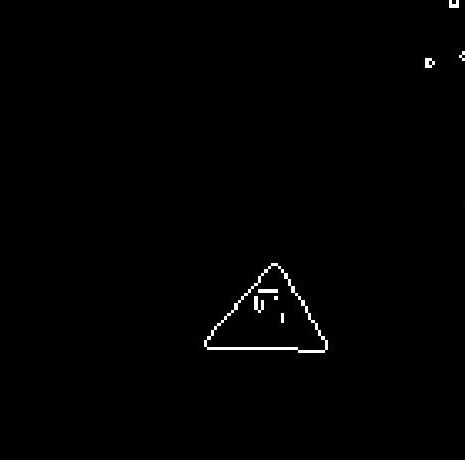
%> input picture test_images/1.jpg, 465 x 460 px
$ octave Shapes.m   (GNU Octave 9; MATLAB toolbox functions it lacks are replaced by stand-ins)
%> lines starting %> are read from the running program, lines starting %| are printed output that depends on the picture; in (x1, y1, x2, y2) boxes, pixels count from 0 and x2, y2 are one past the last pixel; in counts of white or black regions, pixels touching at a corner belong together; the program's own positions count from 1
% Demo to find certain shapes in an image based on their shape.
clc;    % Clear the command window.
close all;  % Close all figures (except those of imtool.)
imtool close all;  % Close all imtool figures.
clear;  % Erase all existing variables.
workspace;  % Make sure the workspace panel is showing.
fontSize = 20;


% Read in image into an array.
rgbImage = imread('test_images/1.jpg');
%> rgbImage is the input picture: size 460x465x3 uint8; min 0, max 255, mean 1.6
[rows, columns, numberOfColorBands] = size(rgbImage);
%> rows = 460; columns = 465; numberOfColorBands = 3
% Display it.
subplot(2, 2, 1);
imshow(rgbImage, []);
title('Input Image', 'FontSize', fontSize);
% Enlarge figure to full screen.
set(gcf, 'units','normalized','outerposition',[0 0 1 1]);
% Give a name to the title bar.
set(gcf,'name','Shape Recognition Demo','numbertitle','off')
% If it's monochrome (indexed), convert it to color.
if numberOfColorBands > 1
	grayImage = rgbImage(:,:,2);
else
	% It's already a gray scale image.
	grayImage = rgbImage;
end
% Display it.
subplot(2, 2, 2);
imshow(grayImage, []);
title('Grayscale Image', 'FontSize', fontSize);
% Binarize the image.
binaryImage = grayImage > 120;
%> binaryImage: size 460x465 logical; 0.61% white; 8 white regions (1 under 20 px), largest, box (x1, y1, x2, y2) and area: (204, 263, 328, 353) 923, (254, 296, 264, 313) 95, (258, 289, 278, 293) 80
% Display it.
subplot(2, 2, 3);
imshow(binaryImage, []);
title('Initial (Noisy) Binary Image', 'FontSize', fontSize);
% Remove small objects.
binaryImage = bwareaopen(binaryImage, 100);
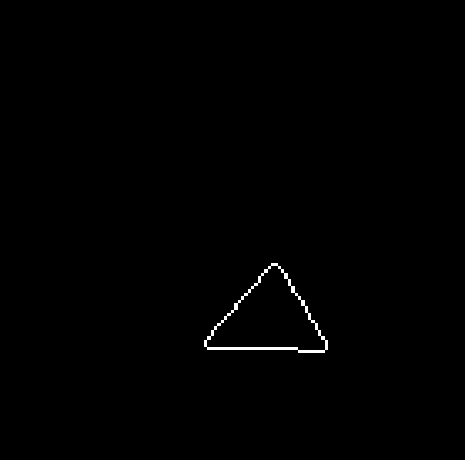
%> binaryImage: size 460x465 logical; 0.43% white; 1 white region, box (x1, y1, x2, y2) and area: (204, 263, 328, 353) 923
% Display it.
subplot(2, 2, 4);
imshow(binaryImage, []);
title('Cleaned Binary Image', 'FontSize', fontSize);
[labeledImage numberOfObjects] = bwlabel(binaryImage);
%> numberOfObjects = 1
blobMeasurements = regionprops(labeledImage,...
	'Perimeter', 'Area', 'FilledArea', 'Solidity', 'Centroid');
%> blobMeasurements = 1 region; Area, Centroid, FilledArea, Solidity and Perimeter: 923 [269.5 322.6] 6262 0.137 383.7
% Get the outermost boundaries of the objects, just for fun.
filledImage = imfill(binaryImage, 'holes');
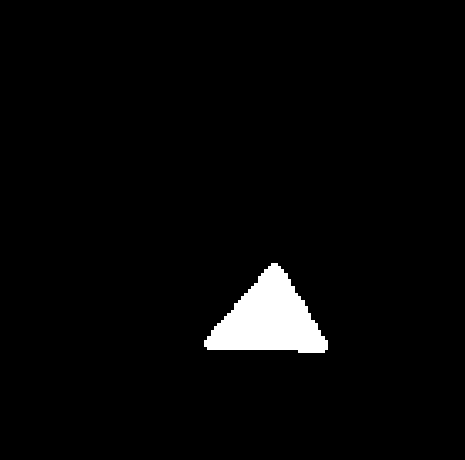
%> filledImage: size 460x465 logical; 2.9% white; 1 white region, box (x1, y1, x2, y2) and area: (204, 263, 328, 353) 6262
boundaries = bwboundaries(filledImage);
%> boundaries = 1 boundary; box (x1, y1, x2, y2) and points: (204, 263, 328, 353) 387
% Collect some of the measurements into individual arrays.
perimeters = [blobMeasurements.Perimeter];
%> perimeters = 383.7
areas = [blobMeasurements.Area];
%> areas = 923
filledAreas = [blobMeasurements.FilledArea];
%> filledAreas = 6262
solidities = [blobMeasurements.Solidity];
%> solidities = 0.137
% Calculate circularities:
circularities = perimeters .^2 ./ (4 * pi * filledAreas);
%> circularities = 1.87
% Print to command window.
fprintf('#, Perimeter,        Area, Filled Area, Solidity, Circularity\n');
for blobNumber = 1 : numberOfObjects
	fprintf('%d, %9.3f, %11.3f, %11.3f, %8.3f, %11.3f\n', ...
		blobNumber, perimeters(blobNumber), areas(blobNumber), ...
		filledAreas(blobNumber), solidities(blobNumber), circularities(blobNumber));
end
%> this loop made 1 pass
%| 1,   383.730,     923.000,    6262.000,    0.137,       1.871
% Say what shape they are.
% IMPORTANT NOTE: depending on the aspect ratio of the rectangle or triangle
% their circularity can go from some minimum number up to a huge number.
for blobNumber = 1 : numberOfObjects
	% Outline the object so the user can see it.
	thisBoundary = boundaries{blobNumber};
	subplot(2, 2, 2); % Switch to upper right image.
	hold on;
	% Display prior boundaries in blue
	for k = 1 : blobNumber-1
		thisBoundary = boundaries{k};
		plot(thisBoundary(:,2), thisBoundary(:,1), 'b', 'LineWidth', 3);
	end
	% Display this boundary in red.
	thisBoundary = boundaries{blobNumber};
	plot(thisBoundary(:,2), thisBoundary(:,1), 'r', 'LineWidth', 3);

	subplot(2, 2, 4); % Switch to lower right image.

	% Determine the shape.
	if circularities(blobNumber) < 1.2
		message = sprintf('The circularity of object #%d is %.3f,\nso the object is a circle',...
			blobNumber, circularities(blobNumber));
		shape = 'circle';
	elseif circularities(blobNumber) < 1.6
		message = sprintf('The circularity of object #%d is %.3f,\nso the object is a square',...
			blobNumber, circularities(blobNumber));
		shape = 'square';
	elseif circularities(blobNumber) > 1.6 && circularities(blobNumber) < 2.0
		message = sprintf('The circularity of object #%d is %.3f,\nso the object is an isocoles triangle',...
			blobNumber, circularities(blobNumber));
		shape = 'triangle';
	else
		message = sprintf('The circularity of object #%d is %.3f,\nso the object is something else.',...
			blobNumber, circularities(blobNumber));
		shape = 'something else';
	end
	% Display in overlay above the object
	overlayMessage = sprintf('Object #%d = %s\ncirc = %.2f, s = %.2f', ...
		blobNumber, shape, circularities(blobNumber), solidities(blobNumber));
	text(blobMeasurements(blobNumber).Centroid(1), blobMeasurements(blobNumber).Centroid(2), ...
		overlayMessage, 'Color', 'r');
	button = questdlg(message, 'Continue', 'Continue', 'Cancel', 'Continue');
	if strcmp(button, 'Cancel')
		break;
	end
end
%> this loop made 1 pass; the answer given on pass 1: Continue
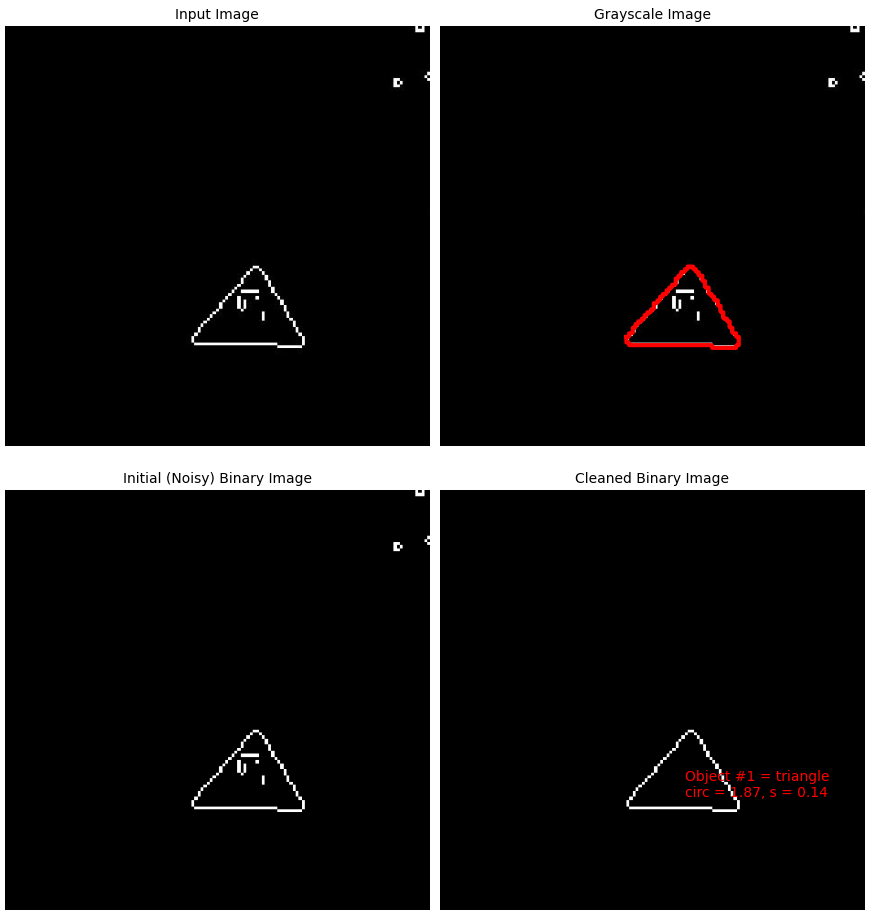
%> figure redrawn from the program's plot data, 4 panels
